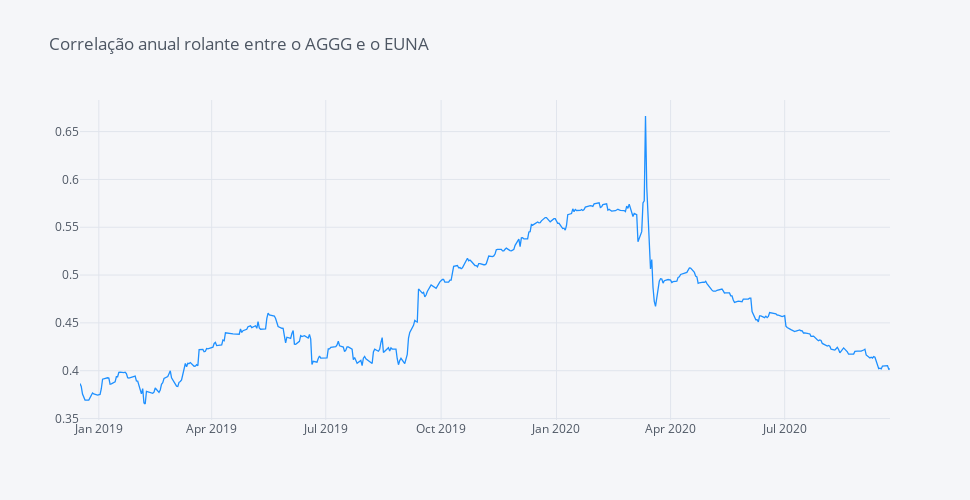

Notebook source saved alongside this figure:
### Code cell
from pandas.tseries.offsets import DateOffset
plus_1_year = returns.iloc[0].name + DateOffset(years=1)

returns['AGGG'].rolling("365D").corr(returns['EUNA'])[plus_1_year:].iplot(dimensions=pl.dimensions, color='dodgerblue', title="Correlação anual rolante entre o AGGG e o EUNA")

### Figure 1 — Plotly figure (JSON) as saved in the notebook; plotly's stock layout.template omitted (floating-point values rounded to 4 significant figures; data arrays with more than 128 entries replaced by an {"elided": "..."} marker saying what was removed)
{"data": [{"line": {"color": "rgba(30, 144, 255, 1.0)", "dash": "solid", "shape": "linear", "width": 1.3}, "mode": "lines", "name": "None", "text": "", "type": "scatter", "x": {"elided": "451 str values"}, "y": {"elided": "451 float values"}}], "layout": {"height": 500, "legend": {"bgcolor": "#F5F6F9", "font": {"color": "#4D5663"}}, "paper_bgcolor": "#F5F6F9", "plot_bgcolor": "#F5F6F9", "title": {"font": {"color": "#4D5663"}, "text": "Correlação anual rolante entre o AGGG e o EUNA"}, "width": 970, "xaxis": {"autorange": true, "gridcolor": "#E1E5ED", "range": ["2018-12-17", "2020-09-23"], "showgrid": true, "tickfont": {"color": "#4D5663"}, "title": {"font": {"color": "#4D5663"}, "text": ""}, "type": "date", "zerolinecolor": "#E1E5ED"}, "yaxis": {"autorange": true, "gridcolor": "#E1E5ED", "range": [0.3485, 0.683], "showgrid": true, "tickfont": {"color": "#4D5663"}, "title": {"font": {"color": "#4D5663"}, "text": ""}, "type": "linear", "zerolinecolor": "#E1E5ED"}}}
